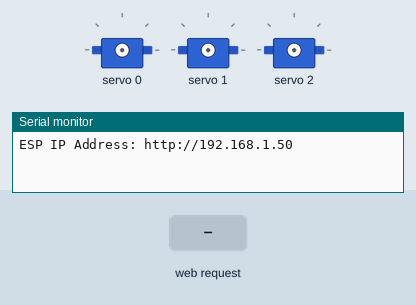
The sketch below on a simulated ESP8266 (NodeMCU). Shown: 3 × servo, the last lines printed to the serial monitor. Inputs (shaded band) come from the test bench. WiFi joins after 1.5 s; servers stay silent unless stated.

Above: at 2.7 s.
2.8 s: HTTP request GET /xpp received
4.3 s: HTTP request GET /ypp received
At 5.5 s:
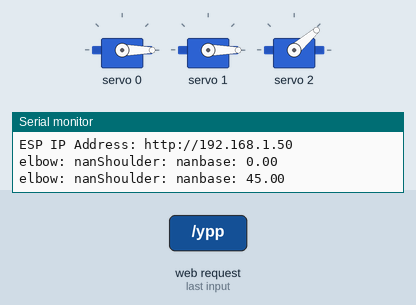
5.8 s: HTTP request GET /xmm received
At 6.9 s:
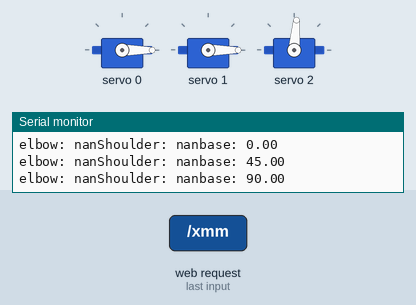
8.8 s: HTTP request GET /xmm received
At 9.2 s:
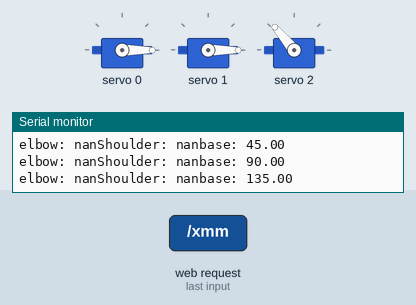
10.3 s: HTTP request GET /ymm received
At 11.5 s:
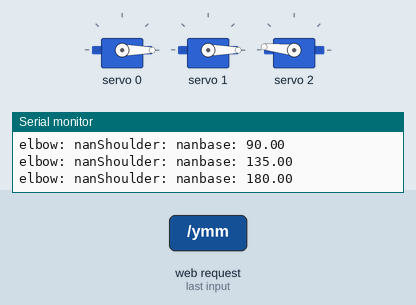
Timing chart, 0 to 12.8 s (numbered marks = the images above; inputs shaded):
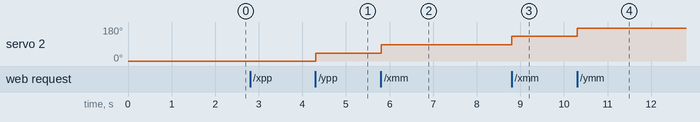

The sketch:

Simple_leg_control_with_IK.ino
```cpp
/*
 * Control one hexapod 3DOF leg with Node MCU ESP8266 using servo driver PCA9685.
 *
 * Set given position using Inverse Kinematics.
 */

#include <Wire.h>
#include <Adafruit_PWMServoDriver.h>
#include <math.h>
#include <ESP8266WiFi.h>
#include <ESPAsyncTCP.h>
#include <ESPAsyncWebServer.h>

// Network Credentials
const char* ssid = "INFOS_Peska";
const char* password = "jirela2002len";

// HTML web page
const char index_html[] PROGMEM = R"rawliteral(
<!DOCTYPE HTML><html>
  <head>
    <title>Kame quadruped cute robot</title>
    <meta name="viewport" content="width=device-width, initial-scale=1">
    <style>
      body { font-family: Arial; text-align: center; margin:0px auto; padding-top: 30px;}
      table { margin-left: auto; margin-right: auto; }
      td { padding: 8 px; }
      .button {
        background-color: #2f4468;
        border: none;
        color: white;
        padding: 10px 20px;
        text-align: center;
        text-decoration: none;
        display: inline-block;
        font-size: 18px;
        margin: 6px 3px;
        cursor: pointer;
        -webkit-touch-callout: none;
        -webkit-user-select: none;
        -khtml-user-select: none;
        -moz-user-select: none;
        -ms-user-select: none;
        user-select: none;
        -webkit-tap-highlight-color: rgba(0,0,0,0);
      }
      img {  width: auto ;
        max-width: 100% ;
        height: auto ;
      }
    </style>
  </head>
  <body>
    <h1>ESP32-CAM Robot</h1>
    <img src="" id="photo" >
    <table>
      <tr>
        <td align="center">
          <button class="button" onmousedown="toggleCheckbox('xpp');" ontouchstart="toggleCheckbox('xpp');" onmouseup="toggleCheckbox('stop');" ontouchend="toggleCheckbox('stop');">xpp</button>
        </td>
        <td align="center">
          <button class="button" onmousedown="toggleCheckbox('xmm');" ontouchstart="toggleCheckbox('xmm');" onmouseup="toggleCheckbox('stop');" ontouchend="toggleCheckbox('stop');">xmm</button>
        </td>
      </tr>
      <tr>
        <td align="center">
          <button class="button" onmousedown="toggleCheckbox('ypp');" ontouchstart="toggleCheckbox('ypp');" onmouseup="toggleCheckbox('stop');" ontouchend="toggleCheckbox('stop');">ypp</button>
        </td>
        <td align="center">
          <button class="button" onmousedown="toggleCheckbox('ymm');" ontouchstart="toggleCheckbox('ymm');" onmouseup="toggleCheckbox('stop');" ontouchend="toggleCheckbox('stop');">ymm</button>
        </td>
      </tr>
      <tr>
        <td align="center">
          <button class="button" onmousedown="toggleCheckbox('zpp');" ontouchstart="toggleCheckbox('zpp');" onmouseup="toggleCheckbox('stop');" ontouchend="toggleCheckbox('stop');">zpp</button>
        </td>
        <td align="center">
          <button class="button" onmousedown="toggleCheckbox('zmm');" ontouchstart="toggleCheckbox('zmm');" onmouseup="toggleCheckbox('stop');" ontouchend="toggleCheckbox('stop');">zmm</button>
        </td>
      </tr>

    </table>
   <script>
   function toggleCheckbox(x) {
     var xhr = new XMLHttpRequest();
     xhr.open("GET", "/" + x, true);
     xhr.send();
   }
   //window.onload = document.getElementById("photo").src = window.location.href.slice(0, -1) + ":81/stream";
  </script>
  </body>
</html>)rawliteral";

void notFound(AsyncWebServerRequest *request) {
  request->send(404, "text/plain", "Not found");
}

AsyncWebServer server(80);

#define SHOULDER_SERVO 0
#define ELBOW_SERVO 1
#define WRIST_SERVO 2

#define SERVOMIN  125 // this is the 'minimum' pulse length count (out of 4096)
#define SERVOMAX  575

//Servo shoulder_servo;  // create servo object to control a servo
// twelve servo objects can be created on most boards
//Servo elbow_servo;
//Servo wrist_servo;

int angleToPulse(int ang){
   int pulse = map(ang,0, 180, SERVOMIN, SERVOMAX);// map angle of 0 to 180 to Servo min and Servo max
   //Serial.print("Angle: ");Serial.print(ang);
   //Serial.print(" pulse: ");Serial.println(pulse);
   return pulse;
}

struct angles {
  double base;
  double elbow;
  double shoulder;
};

struct angles calc_ik(int d1, int d2_forearm, int tx, int ty, int tz)
{
    //if (d1 + d2) >= tx or (d1 + d2) >= ty or (d1 + d2) >= tz:
        //print("Invalid values")

    double r = sqrt(pow(tx,2) + pow(ty,2) + pow(tz,2));
    double base = atan2(ty,tx);
    double acos_value = (pow(r,2) - pow(d1,2) - pow(d2_forearm,2)) / (2 * d1 * d2_forearm);
    //print(acos_value)
    double elbow = -acos(acos_value);
    double shoulder = asin(tz/r) + atan2((d2_forearm * sin(elbow)), (d1 + (d2_forearm * cos(elbow))));

    struct angles angs;
    angs.base = base * (180.0 / M_PI);
    angs.elbow = elbow * (180.0 / M_PI);
    angs.shoulder = shoulder * (180.0 / M_PI);

    return angs;
}

int d1 = 6;
int d2_forearm = 12;

// NodeMCU ESP8266: GPIO4 (SDA) and GPIO5 (SCL)
Adafruit_PWMServoDriver pwmServoDriver = Adafruit_PWMServoDriver(0x40);

int x = 0;
int y = 0;
int z = 0;

void setup() {
  Serial.begin(9600);
  pwmServoDriver.begin();
  pwmServoDriver.setPWMFreq(60);

    // Wifi setup
  WiFi.mode(WIFI_STA);
  WiFi.begin(ssid, password);
  if (WiFi.waitForConnectResult() != WL_CONNECTED) {
    Serial.println("WiFi Failed!");
    return;
  }

  Serial.println();
  Serial.print("ESP IP Address: http://");
  Serial.println(WiFi.localIP());

  // Send web page to client
  server.on("/", HTTP_GET, [](AsyncWebServerRequest *request){
    request->send_P(200, "text/html", index_html);
  });

  // Receive an HTTP GET request
  server.on("/xpp", HTTP_GET, [] (AsyncWebServerRequest *request) {
    x++;

    struct angles curr_angs = calc_ik(d1, d2_forearm, x, y, z);
    Serial.print("elbow: ");Serial.print(curr_angs.elbow);
    Serial.print("Shoulder: ");Serial.print(curr_angs.shoulder);
    Serial.print("base: ");Serial.println(curr_angs.base);
    pwmServoDriver.setPWM(SHOULDER_SERVO, 0, angleToPulse(curr_angs.elbow));
    pwmServoDriver.setPWM(ELBOW_SERVO, 0, angleToPulse(curr_angs.shoulder));
    pwmServoDriver.setPWM(WRIST_SERVO, 0, angleToPulse(curr_angs.base));
    request->send(200, "text/plain", "ok");
  });

  // Receive an HTTP GET request
  server.on("/xmm", HTTP_GET, [] (AsyncWebServerRequest *request) {
    x--;

    struct angles curr_angs = calc_ik(d1, d2_forearm, x, y, z);
    Serial.print("elbow: ");Serial.print(curr_angs.elbow);
    Serial.print("Shoulder: ");Serial.print(curr_angs.shoulder);
    Serial.print("base: ");Serial.println(curr_angs.base);
    pwmServoDriver.setPWM(SHOULDER_SERVO, 0, angleToPulse(curr_angs.elbow));
    pwmServoDriver.setPWM(ELBOW_SERVO, 0, angleToPulse(curr_angs.shoulder));
    pwmServoDriver.setPWM(WRIST_SERVO, 0, angleToPulse(curr_angs.base));
    request->send(200, "text/plain", "ok");
  });

  // Receive an HTTP GET request
  server.on("/ypp", HTTP_GET, [] (AsyncWebServerRequest *request) {
    y++;

    struct angles curr_angs = calc_ik(d1, d2_forearm, x, y, z);
    Serial.print("elbow: ");Serial.print(curr_angs.elbow);
    Serial.print("Shoulder: ");Serial.print(curr_angs.shoulder);
    Serial.print("base: ");Serial.println(curr_angs.base);
    pwmServoDriver.setPWM(SHOULDER_SERVO, 0, angleToPulse(curr_angs.elbow));
    pwmServoDriver.setPWM(ELBOW_SERVO, 0, angleToPulse(curr_angs.shoulder));
    pwmServoDriver.setPWM(WRIST_SERVO, 0, angleToPulse(curr_angs.base));

    request->send(200, "text/plain", "ok");
  });

  // Receive an HTTP GET request
  server.on("/ymm", HTTP_GET, [] (AsyncWebServerRequest *request) {
    y--;

    struct angles curr_angs = calc_ik(d1, d2_forearm, x, y, z);
    Serial.print("elbow: ");Serial.print(curr_angs.elbow);
    Serial.print("Shoulder: ");Serial.print(curr_angs.shoulder);
    Serial.print("base: ");Serial.println(curr_angs.base);
    pwmServoDriver.setPWM(SHOULDER_SERVO, 0, angleToPulse(curr_angs.elbow));
    pwmServoDriver.setPWM(ELBOW_SERVO, 0, angleToPulse(curr_angs.shoulder));
    pwmServoDriver.setPWM(WRIST_SERVO, 0, angleToPulse(curr_angs.base));

    request->send(200, "text/plain", "ok");
  });

  // Receive an HTTP GET request
  server.on("/zpp", HTTP_GET, [] (AsyncWebServerRequest *request) {
    z++;

    struct angles curr_angs = calc_ik(d1, d2_forearm, x, y, z);
    Serial.print("elbow: ");Serial.print(curr_angs.elbow);
    Serial.print("Shoulder: ");Serial.print(curr_angs.shoulder);
    Serial.print("base: ");Serial.println(curr_angs.base);
    pwmServoDriver.setPWM(SHOULDER_SERVO, 0, angleToPulse(curr_angs.elbow));
    pwmServoDriver.setPWM(ELBOW_SERVO, 0, angleToPulse(curr_angs.shoulder));
    pwmServoDriver.setPWM(WRIST_SERVO, 0, angleToPulse(curr_angs.base));

    request->send(200, "text/plain", "ok");
  });

  // Receive an HTTP GET request
  server.on("/zmm", HTTP_GET, [] (AsyncWebServerRequest *request) {
    z--;

    struct angles curr_angs = calc_ik(d1, d2_forearm, x, y, z);
    Serial.print("elbow: ");Serial.print(curr_angs.elbow);
    Serial.print("Shoulder: ");Serial.print(curr_angs.shoulder);
    Serial.print("base: ");Serial.println(curr_angs.base);
    pwmServoDriver.setPWM(SHOULDER_SERVO, 0, angleToPulse(curr_angs.elbow));
    pwmServoDriver.setPWM(ELBOW_SERVO, 0, angleToPulse(curr_angs.shoulder));
    pwmServoDriver.setPWM(WRIST_SERVO, 0, angleToPulse(curr_angs.base));

    request->send(200, "text/plain", "ok");
  });

  server.on("/stop", HTTP_GET, [] (AsyncWebServerRequest *request) {
    Serial.print("x: ");Serial.print(x);
    Serial.print("y: ");Serial.print(y);
    Serial.print("z: ");Serial.println(z);
    request->send(200, "text/plain", "ok");
  });

  server.onNotFound(notFound);
  server.begin();
}

void loop()
{
  /* Samostatny test serv */
  /*
  pwmServoDriver.setPWM(SHOULDER_SERVO, 0, angleToPulse(180));
  pwmServoDriver.setPWM(ELBOW_SERVO, 0, angleToPulse(180));
  pwmServoDriver.setPWM(WRIST_SERVO, 0, angleToPulse(90));
  */

  /* Test IK */
  /*
  struct angles curr_angs = calc_ik(d1, d2_forearm, x, y, z);
  Serial.print("Base: ");Serial.print(curr_angs.base);
  Serial.print("Shoulder: ");Serial.print(curr_angs.shoulder);
  Serial.print("Elbow: ");Serial.println(curr_angs.elbow);
  pwmServoDriver.setPWM(SHOULDER_SERVO, 0, angleToPulse(curr_angs.base));
  pwmServoDriver.setPWM(ELBOW_SERVO, 0, angleToPulse(curr_angs.shoulder));
  pwmServoDriver.setPWM(WRIST_SERVO, 0, angleToPulse(curr_angs.elbow));

  delay(2000);*/

  /* Pohyb po care / ctverci / kresleni ... */
  /*
  for (int x = 0; x < 10; x++)
  {
    struct angles curr_angs = calc_ik(d1, d2_forearm, x, 2, 0);
    pwmServoDriver.setPWM(SHOULDER_SERVO, 0, angleToPulse(curr_angs.base));
    pwmServoDriver.setPWM(ELBOW_SERVO, 0, angleToPulse(curr_angs.elbow));
    pwmServoDriver.setPWM(WRIST_SERVO, 0, angleToPulse(curr_angs.shoulder));
    delay(100);
  }
  */
}
```

Measured:
- after the input at 4.3 s, servo 2: 0° → 41° at once
- after the input at 5.8 s, servo 2: 41° → 85° at once
- after the input at 8.8 s, servo 2: 85° → 130° at once
- after the input at 10.3 s, servo 2: 130° → 174° at once
